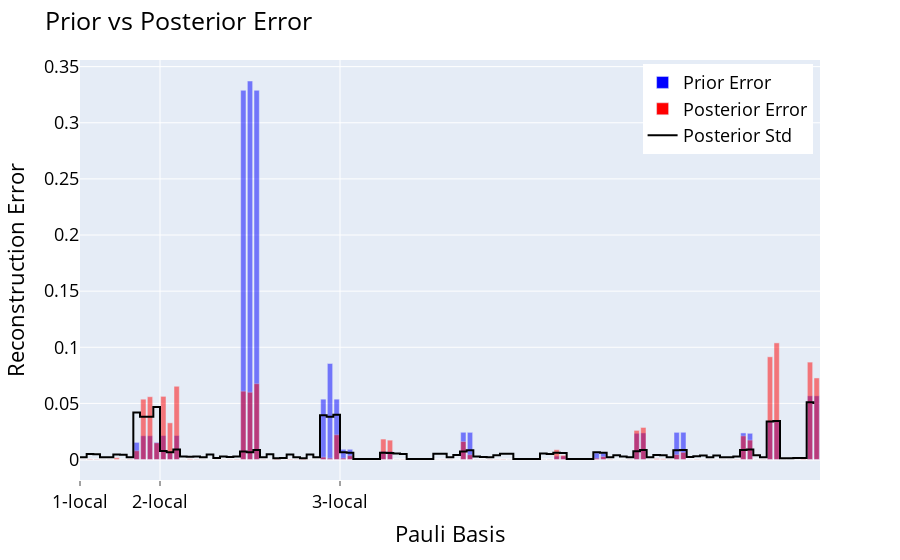

Notebook code for this chart:
### Code cell
import plotly.express as px
import plotly.graph_objects as go

local_sizes = np.array([0]+[KLocalPauliBasis(i+1,4).size for i in range(3)])
local_positions = local_sizes[1:]-local_sizes[:-1]
local_labels = np.concatenate([[f"{i+1}-local"]*local_positions[i] for i in range(local_positions.size)])
data = {
    "Pauli Basis Label":KLocalPauliBasis(3,4)._paulis_list,
    "Pauli Basis":np.arange(KLocalPauliBasis(3,4).size),
    "locality":local_labels,
    "prepH":np.real(gibbs_result_list[0].cfaulties[-1]),
    "priorH":np.real(c_original_prior),
    "posteriorH":update[:c_original_prior.size],
    "Posterior Std": np.real(cov.diagonal()[:c_original_prior.size])
}
data["Prior Error"] = np.abs(data["priorH"]-data["prepH"])
data["Posterior Error"] = np.abs(data["posteriorH"]-data["prepH"])

# fig = px.bar(data, x='paulibasis', y=['prepH','priorH'],barmode="overlay")
fig = px.bar(data, x='Pauli Basis', y=["Prior Error","Posterior Error"],color_discrete_sequence=["blue", "red"],
             barmode="overlay", hover_name="Pauli Basis Label"
             )
fig.add_trace(
    go.Scatter(
        x=data["Pauli Basis"]-0.5,
        y=data["Posterior Std"],
        mode="lines",
        line={"shape": 'hv',"color":"black"},
        name="Posterior Std",
        showlegend=True)
)
fig.update_layout(
    xaxis = dict(
        tickvals =local_sizes[:-1]-0.5,
        ticktext = ["1-local","2-local","3-local"],
        ticks="outside",
        showgrid=True,
        tickson="boundaries",
        ticklen=5),
    title="Prior vs Posterior Error",
    xaxis_title="Pauli Basis",
    yaxis_title="Reconstruction Error",
    legend_title="",
    font={"size":18,"color":"black"},
    legend={"yanchor":"top","y":0.99,"xanchor":"right","x":0.99}
)
fig.show()

### Figure 1 — Plotly figure (JSON) as saved in the notebook; plotly's stock layout.template omitted (floating-point values rounded to 4 significant figures)
{"data": [{"alignmentgroup": "True", "hovertemplate": "<b>%{hovertext}</b><br><br>variable=Prior Error<br>Pauli Basis=%{x}<br>value=%{y}<extra></extra>", "hovertext": ["XIII", "IXII", "IIXI", "IIIX", "YIII", "IYII", "IIYI", "IIIY", "ZIII", "IZII", "IIZI", "IIIZ", "XXII", "IXXI", "IIXX", "XYII", "IXYI", "IIXY", "XZII", "IXZI", "IIXZ", "YXII", "IYXI", "IIYX", "YYII", "IYYI", "IIYY", "YZII", "IYZI", "IIYZ", "ZXII", "IZXI", "IIZX", "ZYII", "IZYI", "IIZY", "ZZII", "IZZI", "IIZZ", "XIXI", "IXIX", "XXXI", "IXXX", "XYXI", "IXYX", "XZXI", "IXZX", "XIYI", "IXIY", "XXYI", "IXXY", "XYYI", "IXYY", "XZYI", "IXZY", "XIZI", "IXIZ", "XXZI", "IXXZ", "XYZI", "IXYZ", "XZZI", "IXZZ", "YIXI", "IYIX", "YXXI", "IYXX", "YYXI", "IYYX", "YZXI", "IYZX", "YIYI", "IYIY", "YXYI", "IYXY", "YYYI", "IYYY", "YZYI", "IYZY", "YIZI", "IYIZ", "YXZI", "IYXZ", "YYZI", "IYYZ", "YZZI", "IYZZ", "ZIXI", "IZIX", "ZXXI", "IZXX", "ZYXI", "IZYX", "ZZXI", "IZZX", "ZIYI", "IZIY", "ZXYI", "IZXY", "ZYYI", "IZYY", "ZZYI", "IZZY", "ZIZI", "IZIZ", "ZXZI", "IZXZ", "ZYZI", "IZYZ", "ZZZI", "IZZZ"], "legendgroup": "Prior Error", "marker": {"color": "blue", "opacity": 0.5, "pattern": {"shape": ""}}, "name": "Prior Error", "offsetgroup": "Prior Error", "orientation": "v", "showlegend": true, "textposition": "auto", "type": "bar", "x": [0, 1, 2, 3, 4, 5, 6, 7, 8, 9, 10, 11, 12, 13, 14, 15, 16, 17, 18, 19, 20, 21, 22, 23, 24, 25, 26, 27, 28, 29, 30, 31, 32, 33, 34, 35, 36, 37, 38, 39, 40, 41, 42, 43, 44, 45, 46, 47, 48, 49, 50, 51, 52, 53, 54, 55, 56, 57, 58, 59, 60, 61, 62, 63, 64, 65, 66, 67, 68, 69, 70, 71, 72, 73, 74, 75, 76, 77, 78, 79, 80, 81, 82, 83, 84, 85, 86, 87, 88, 89, 90, 91, 92, 93, 94, 95, 96, 97, 98, 99, 100, 101, 102, 103, 104, 105, 106, 107, 108, 109, 110], "xaxis": "x", "y": [4.091e-16, 3.727e-16, 1.848e-15, 5.236e-16, 0, 0, 0, 0, 0.0153, 0.02115, 0.02115, 0.0153, 0.02138, 0.005922, 0.02138, 0, 0, 0, 4.835e-16, 1.509e-16, 7.94e-17, 0, 0, 0, 0.3289, 0.3372, 0.3289, 0, 0, 0, 6.392e-17, 5.242e-16, 2.073e-16, 0, 0, 0, 0.05377, 0.08558, 0.05377, 0.009118, 0.009118, 4.918e-18, 7.648e-17, 0, 0, 0.007467, 0.007467, 0, 0, 0, 0, 1.065e-16, 8.215e-17, 0, 0, 3.206e-16, 1.306e-16, 0.02428, 0.02422, 0, 0, 5.36e-16, 2.276e-16, 0, 0, 0, 0, 7.538e-17, 9.648e-17, 0, 0, 0.003063, 0.003063, 9.894e-17, 1.948e-17, 0, 0, 0.005846, 0.005846, 0, 0, 0, 0, 0.02338, 0.02369, 0, 0, 4.509e-16, 9.979e-17, 0.02422, 0.02428, 0, 0, 1.634e-16, 4.026e-17, 0, 0, 0, 0, 0.02369, 0.02338, 0, 0, 0.0344, 0.0344, 9.753e-17, 4.328e-17, 0, 0, 0.05673, 0.05673], "yaxis": "y"}, {"alignmentgroup": "True", "hovertemplate": "<b>%{hovertext}</b><br><br>variable=Posterior Error<br>Pauli Basis=%{x}<br>value=%{y}<extra></extra>", "hovertext": ["XIII", "IXII", "IIXI", "IIIX", "YIII", "IYII", "IIYI", "IIIY", "ZIII", "IZII", "IIZI", "IIIZ", "XXII", "IXXI", "IIXX", "XYII", "IXYI", "IIXY", "XZII", "IXZI", "IIXZ", "YXII", "IYXI", "IIYX", "YYII", "IYYI", "IIYY", "YZII", "IYZI", "IIYZ", "ZXII", "IZXI", "IIZX", "ZYII", "IZYI", "IIZY", "ZZII", "IZZI", "IIZZ", "XIXI", "IXIX", "XXXI", "IXXX", "XYXI", "IXYX", "XZXI", "IXZX", "XIYI", "IXIY", "XXYI", "IXXY", "XYYI", "IXYY", "XZYI", "IXZY", "XIZI", "IXIZ", "XXZI", "IXXZ", "XYZI", "IXYZ", "XZZI", "IXZZ", "YIXI", "IYIX", "YXXI", "IYXX", "YYXI", "IYYX", "YZXI", "IYZX", "YIYI", "IYIY", "YXYI", "IYXY", "YYYI", "IYYY", "YZYI", "IYZY", "YIZI", "IYIZ", "YXZI", "IYXZ", "YYZI", "IYYZ", "YZZI", "IYZZ", "ZIXI", "IZIX", "ZXXI", "IZXX", "ZYXI", "IZYX", "ZZXI", "IZZX", "ZIYI", "IZIY", "ZXYI", "IZXY", "ZYYI", "IZYY", "ZZYI", "IZZY", "ZIZI", "IZIZ", "ZXZI", "IZXZ", "ZYZI", "IZYZ", "ZZZI", "IZZZ"], "legendgroup": "Posterior Error", "marker": {"color": "red", "opacity": 0.5, "pattern": {"shape": ""}}, "name": "Posterior Error", "offsetgroup": "Posterior Error", "orientation": "v", "showlegend": true, "textposition": "auto", "type": "bar", "x": [0, 1, 2, 3, 4, 5, 6, 7, 8, 9, 10, 11, 12, 13, 14, 15, 16, 17, 18, 19, 20, 21, 22, 23, 24, 25, 26, 27, 28, 29, 30, 31, 32, 33, 34, 35, 36, 37, 38, 39, 40, 41, 42, 43, 44, 45, 46, 47, 48, 49, 50, 51, 52, 53, 54, 55, 56, 57, 58, 59, 60, 61, 62, 63, 64, 65, 66, 67, 68, 69, 70, 71, 72, 73, 74, 75, 76, 77, 78, 79, 80, 81, 82, 83, 84, 85, 86, 87, 88, 89, 90, 91, 92, 93, 94, 95, 96, 97, 98, 99, 100, 101, 102, 103, 104, 105, 106, 107, 108, 109, 110], "xaxis": "x", "y": [0.0001832, 0.0005068, 0.0003852, 0.0001263, 0.0001909, 0.001577, 0.0001481, 0.0004502, 0.007807, 0.05376, 0.05596, 0.01486, 0.05627, 0.03269, 0.06527, 6.668e-05, 0.000618, 0.0003887, 0.000206, 2.284e-05, 0.0001737, 0.0001594, 0.0003349, 0.0004709, 0.0609, 0.05996, 0.06755, 0.0003291, 0.0001452, 0.001193, 9.016e-05, 0.0004932, 0.0002887, 0.0009946, 0.0002107, 6.749e-05, 0.002136, 0.001209, 0.02206, 0.001218, 0.003353, 0.0001298, 5.588e-05, 0.0002489, 0.000317, 0.01825, 0.01727, 0.0002189, 0.0003097, 0.0009262, 0.0002235, 0.0001878, 0.0004855, 0.0001708, 0.0002923, 0.0002983, 6.666e-05, 0.01605, 0.00425, 0.0002895, 0.0001351, 0.0003771, 0.0003168, 0.0004022, 0.0001869, 4.772e-05, 0.000617, 0.0004822, 0.0001281, 0.0002092, 0.000301, 0.008762, 0.003759, 0.0001813, 0.0004856, 0.0007311, 3.242e-05, 0.001159, 0.002685, 0.0004034, 3.897e-05, 7.191e-05, 0.0003246, 0.02599, 0.02858, 0.0001361, 0.0008724, 0.000647, 0.0002672, 0.004398, 0.006351, 0.0001316, 0.0003728, 0.000168, 0.0002188, 0.0002797, 0.0002056, 0.0002261, 0.0004001, 0.02104, 0.01731, 0.0001941, 0.0003363, 0.09151, 0.1039, 6.195e-05, 4.706e-05, 0.0001162, 0.001311, 0.08679, 0.07267], "yaxis": "y"}, {"line": {"color": "black", "shape": "hv"}, "mode": "lines", "name": "Posterior Std", "showlegend": true, "type": "scatter", "x": [-0.5, 0.5, 1.5, 2.5, 3.5, 4.5, 5.5, 6.5, 7.5, 8.5, 9.5, 10.5, 11.5, 12.5, 13.5, 14.5, 15.5, 16.5, 17.5, 18.5, 19.5, 20.5, 21.5, 22.5, 23.5, 24.5, 25.5, 26.5, 27.5, 28.5, 29.5, 30.5, 31.5, 32.5, 33.5, 34.5, 35.5, 36.5, 37.5, 38.5, 39.5, 40.5, 41.5, 42.5, 43.5, 44.5, 45.5, 46.5, 47.5, 48.5, 49.5, 50.5, 51.5, 52.5, 53.5, 54.5, 55.5, 56.5, 57.5, 58.5, 59.5, 60.5, 61.5, 62.5, 63.5, 64.5, 65.5, 66.5, 67.5, 68.5, 69.5, 70.5, 71.5, 72.5, 73.5, 74.5, 75.5, 76.5, 77.5, 78.5, 79.5, 80.5, 81.5, 82.5, 83.5, 84.5, 85.5, 86.5, 87.5, 88.5, 89.5, 90.5, 91.5, 92.5, 93.5, 94.5, 95.5, 96.5, 97.5, 98.5, 99.5, 100.5, 101.5, 102.5, 103.5, 104.5, 105.5, 106.5, 107.5, 108.5, 109.5], "y": [0.002101, 0.004823, 0.004689, 0.00209, 0.001996, 0.004485, 0.004351, 0.001986, 0.04198, 0.03801, 0.03814, 0.04672, 0.007565, 0.006556, 0.008982, 0.002646, 0.002375, 0.002795, 0.001968, 0.004501, 0.001299, 0.002724, 0.002356, 0.002743, 0.007186, 0.006569, 0.008478, 0.002052, 0.004702, 0.001219, 0.00129, 0.00437, 0.001957, 0.001217, 0.004572, 0.002042, 0.03934, 0.0381, 0.03986, 0.006406, 0.006049, 0.0005418, 0.0005444, 0.0004727, 0.0004727, 0.006116, 0.005857, 0.005406, 0.004852, 0.0005038, 0.0005027, 0.0005051, 0.000509, 0.005259, 0.005078, 0.002065, 0.003941, 0.007169, 0.008174, 0.002741, 0.002191, 0.002002, 0.003801, 0.005214, 0.005051, 0.000503, 0.0005065, 0.0005061, 0.0005049, 0.005449, 0.004882, 0.00605, 0.005841, 0.0004711, 0.0004712, 0.0005428, 0.0005455, 0.006501, 0.006119, 0.001962, 0.003754, 0.002705, 0.001971, 0.007407, 0.008553, 0.002089, 0.003968, 0.00381, 0.002055, 0.008322, 0.008498, 0.002203, 0.002812, 0.003674, 0.001992, 0.00363, 0.001952, 0.001963, 0.002804, 0.008398, 0.009042, 0.003835, 0.002078, 0.0338, 0.0343, 0.001124, 0.001125, 0.00139, 0.001398, 0.05103, 0.04941]}], "layout": {"barmode": "overlay", "font": {"color": "black", "size": 18}, "legend": {"title": {"text": ""}, "tracegroupgap": 0, "x": 0.99, "xanchor": "right", "y": 0.99, "yanchor": "top"}, "margin": {"t": 60}, "title": {"text": "Prior vs Posterior Error"}, "xaxis": {"anchor": "y", "domain": [0, 1], "showgrid": true, "ticklen": 5, "ticks": "outside", "tickson": "boundaries", "ticktext": ["1-local", "2-local", "3-local"], "tickvals": [-0.5, 11.5, 38.5], "title": {"text": "Pauli Basis"}}, "yaxis": {"anchor": "x", "domain": [0, 1], "title": {"text": "Reconstruction Error"}}}}
